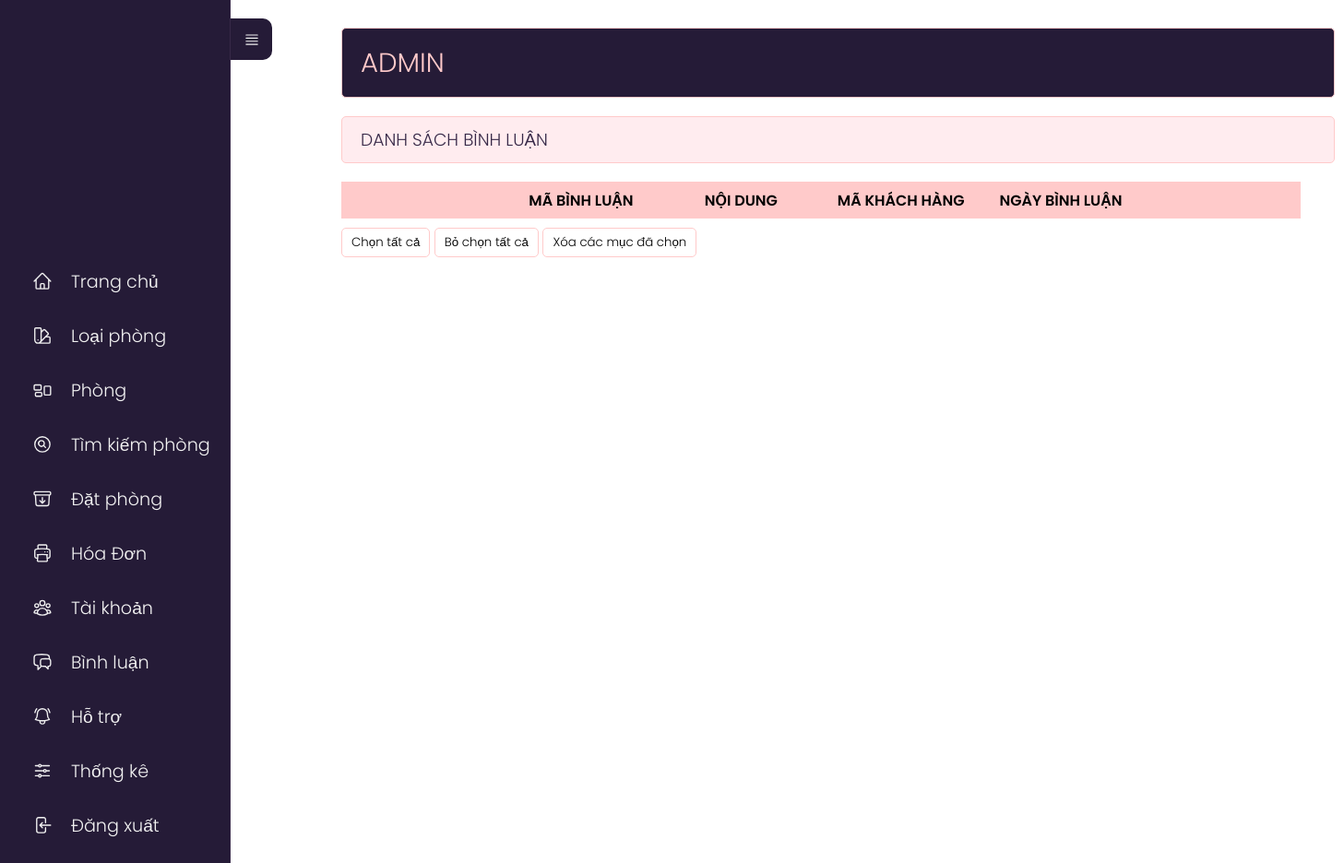
Before: /admin/index.php?act=listbl (signed in) with the older database file.
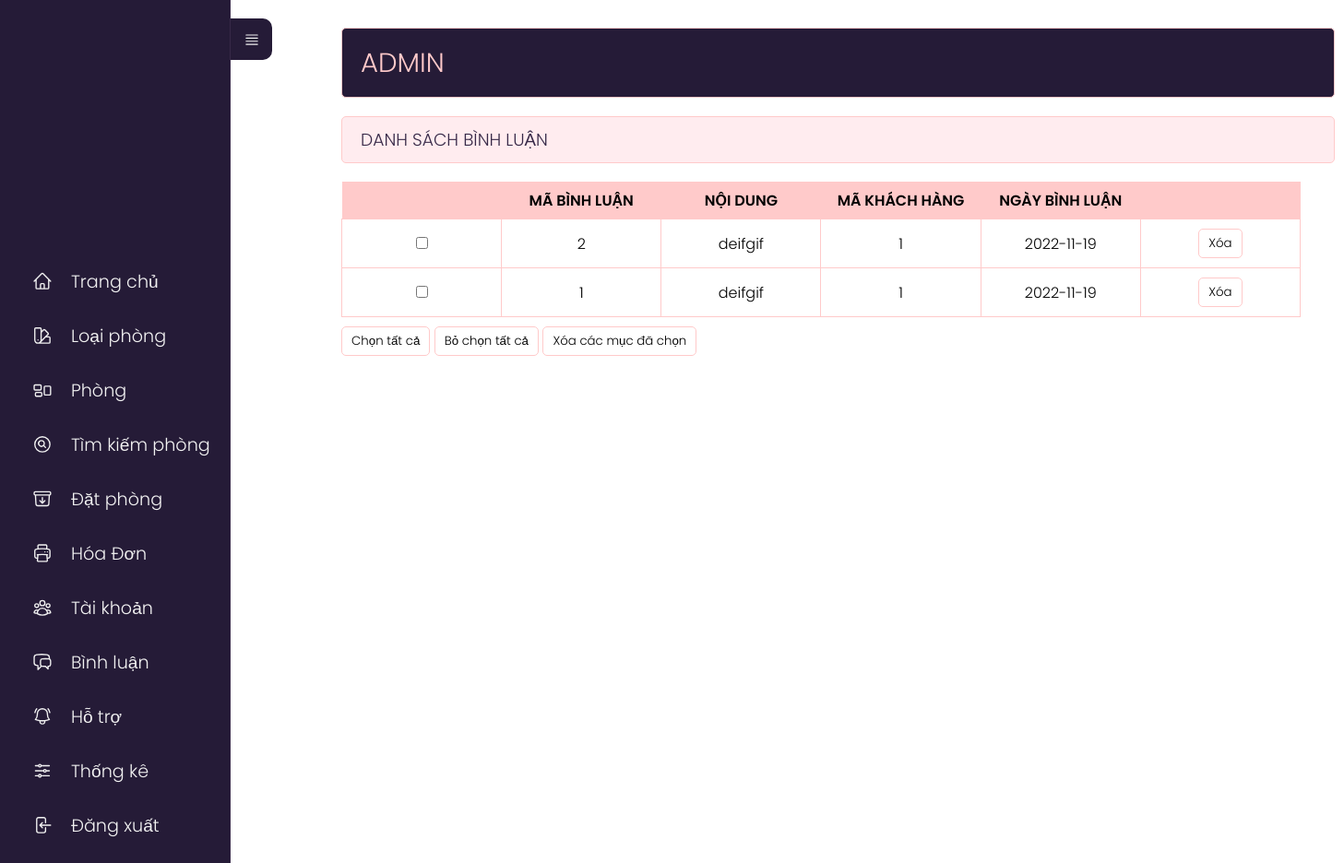
After: the same page with the newer database file.
### tables this page shows
CREATE TABLE `binhluan` (
  `id_comment` int(11) NOT NULL,
  `noidung` text NOT NULL,
  `id_user` int(11) NOT NULL,
  `ngaybinhluan` date NOT NULL
);

### model/pdo.php (called while the page is built, shortened)
<?php
function pdo_get_connection(){
    $dburl = "mysql:host=localhost;dbname=khachsan;charset=utf8";
    $user = 'root';
    $password = '';
    $conn = new PDO($dburl, $user, $password);
    $conn->setAttribute(PDO::ATTR_ERRMODE, PDO::ERRMODE_EXCEPTION);
    return $conn;
}
function pdo_query($sql){
    $sql_args = array_slice(func_get_args(), 1);
    try{
        $conn = pdo_get_connection();
        $stmt = $conn->prepare($sql);
        $stmt->execute($sql_args);
        $rows = $stmt->fetchAll();
        return $rows;
    }
    catch(PDOException $e){
        throw $e;
    }
    finally{
        unset($conn);
    }
}

### model/binhluan.php (called while the page is built, shortened)
<?php
    function loadall_binhluan(){
        $query="SELECT * FROM binhluan order by id_comment desc";
        $listbl=pdo_query($query);
        return $listbl;
    }
?>

### admin/binhluan/list.php (the view)
<div class="row">
    <div class="row mb headeradmin" style="width:148%;">
        <h1 style="padding: 15px 0;">ADMIN </h1>
    </div>
    <div class="row formtittle" style="width:148%;">
        <h3>DANH SÁCH BÌNH LUẬN</h3>
    </div>
    <div class="row formcontent" style="width:1040px;">
        <form action="" method="post">
            <div class="row mb10 formdshanghoa" style="width:100%">
                <table>
                    <tr>
                        <th></th>
                        <th>MÃ BÌNH LUẬN</th>
                        <th>NỘI DUNG</th>
                        <th>MÃ KHÁCH HÀNG</th>
                        <th>NGÀY BÌNH LUẬN</th>
                        <th style="background-color: #FFCACA;"></th>
                    </tr>
                    <?php foreach ($listbinhluan as $binhluan) {?>
                        <?php extract($binhluan);?>
                        <?php $xoabl = "index.php?act=xoabl&id=" . $id_comment;?>
                        <tr>
                                        <td><input type="checkbox" name="name"></td>
                                        <td><?php echo  $id_comment ?></td>
                                        <td><?php echo   $noidung ?></td>
                                        <td><?php echo   $id_user ?></td>
                                        <td><?php echo   $ngaybinhluan ?></td>
                                        <td>
                                            <a onclick="return confirm('Bạn có thực sự muốn xóa không?');" href="<?php echo $xoabl ?>">
                                                <input type="button" value="Xóa">
                                            </a>
                                        </td>
                                    </tr>
                   <?php } ?>
                </table>
            </div>
            <div class="row mb10">
                <input type="button" id="btn1" value="Chọn tất cả">
                <input type="button" id="btn2" value="Bỏ chọn tất cả">
                <input type="button" value="Xóa các mục đã chọn">
            </div>
        </form>
    </div>
</div>
</div>

Changed rows visible on the page:
added binhluan: id_comment "2", noidung "deifgif", id_user "1", ngaybinhluan "2022-11-19"
added binhluan: id_comment "1", noidung "deifgif", id_user "1", ngaybinhluan "2022-11-19"
